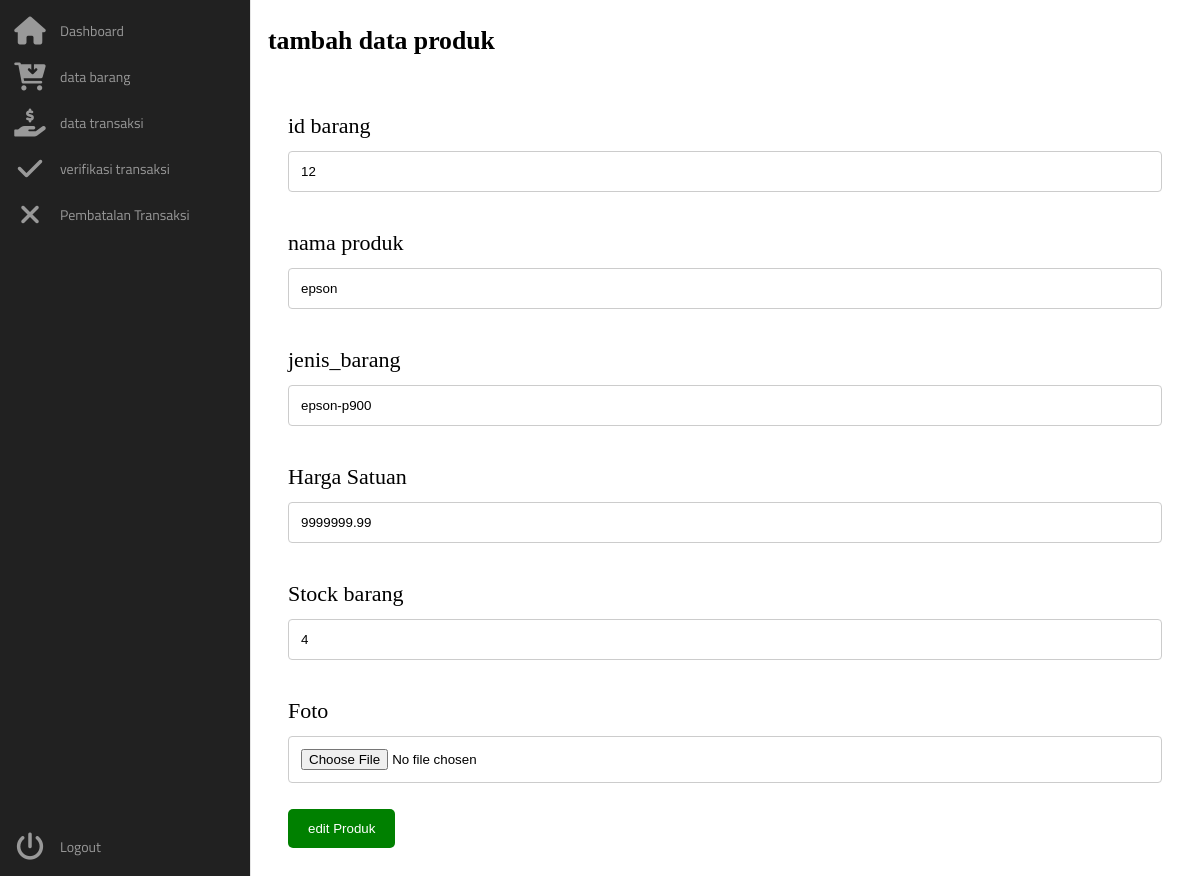
Page /penjual/edit.php?url=edit&id=12 (signed in) on the committed database.
### tables this page shows
CREATE TABLE `barang` (
  `id` int(10) NOT NULL,
  `name1` varchar(250) NOT NULL,
  `code` varchar(100) NOT NULL,
  `price` double(9,2) NOT NULL,
  `stok` int(11) NOT NULL,
  `image` varchar(250) NOT NULL
);

### penjual/edit.php (the view, shortened to what this page needs)
<?php
include '../layout/layoutpenjual.php';?>
        <div class="main1">
            <h3>tambah data produk</h3>
            <div class="container-form1">
            <?php
        include "../koneksi.php";
        $query = mysqli_query($conn, "SELECT * FROM barang WHERE id='$_GET[id]'");
        while ($data = mysqli_fetch_array($query)) {
        ?>
                <form action="" method="POST" enctype="multipart/form-data">
                    <label>id barang</label>
                    <input type="text" name="id" value="<?php echo $data['id'] ?>" class="form-produk" readonly><br><br>
                    <label>nama produk</label>
                    <input type="text" name="name1" value="<?php echo $data['name1'] ?>" class="form-produk"><br><br>
                    <label>jenis_barang</label>
                    <input type="text" name="code" value="<?php echo $data['code'] ?>"class="form-produk"><br><br>
                    <label>Harga Satuan</label>
                    <input type="text" name="price" value="<?php echo $data['price'] ?>" class="form-produk"><br> <br>
                    <label>Stock barang</label>
                    <input type="text" name="stok" value="<?php echo $data['stok'] ?>" class="form-produk"><br><br>
                    <label>Foto</label>
                    <input type="file" name="image" value="<?php echo $data['image'] ?>" class="form-produk"><br><br>
                    <button type="submit" name="submit" class="btn-produk">edit Produk</button>
                </form>
                <?php } ?>
            </div>
        </div>

### style/1style.css (style rules this page uses)
body { background-image: url("https://i.pinimg.com/originals/ec/ed/ff/ecedff129175e421ffb2a94cab310bba.jpg"); }
.main1 { margin-left: 250px; font-size: 22px; padding: 0px 10px; margin-top: 20px; }
label { padding: 12px 12px 12px 0px; display: inline-block; }
form { background: #fff; padding: 20px; border-radius: 10px; height: 100%; }
.form-produk { width: 100%; padding: 12px; border: 1px solid #ccc; border-radius: 4px; box-sizing: border-box; }
.btn-produk { background-color: green; color: #ffffff; padding: 12px 20px; border: none; border-radius: 5px; cursor: pointer; }

### rows in the picture
barang: id "12", name1 "epson", code "epson-p900", price "9999999.99", stok "4"
